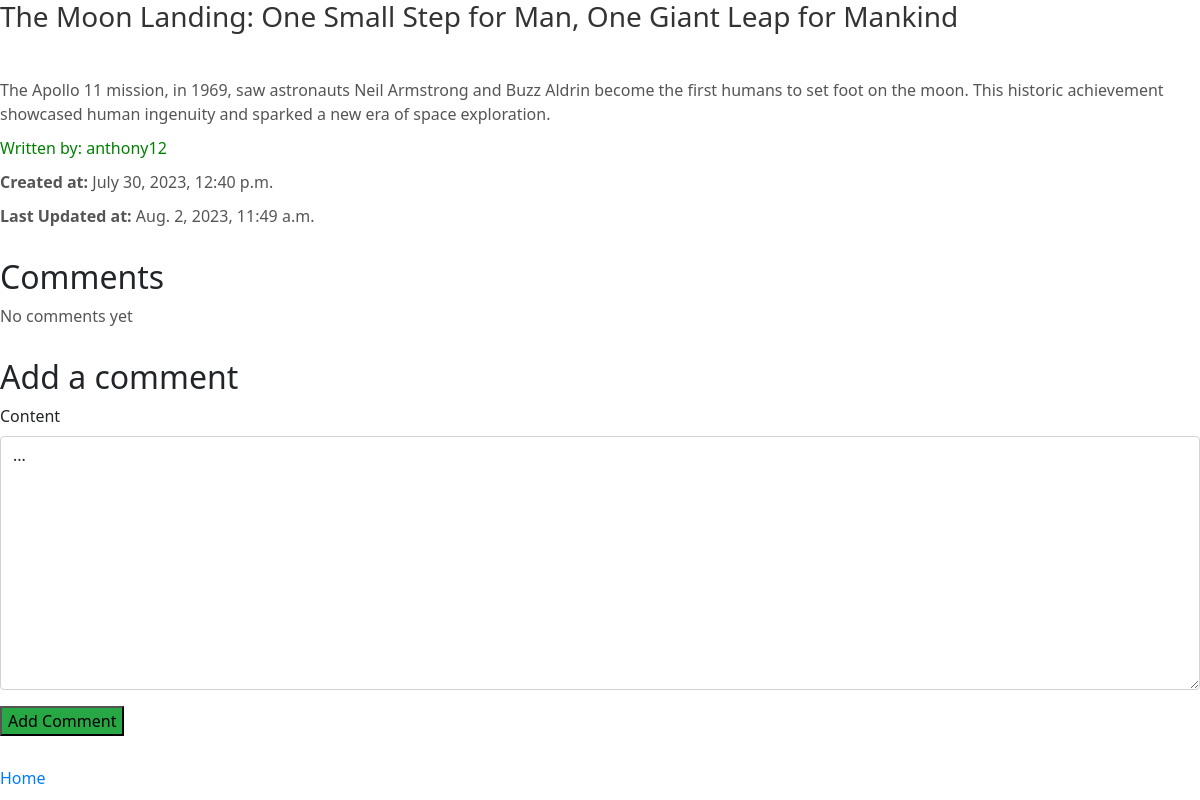
Before: /blogs/7/ (signed in) with the older database file.
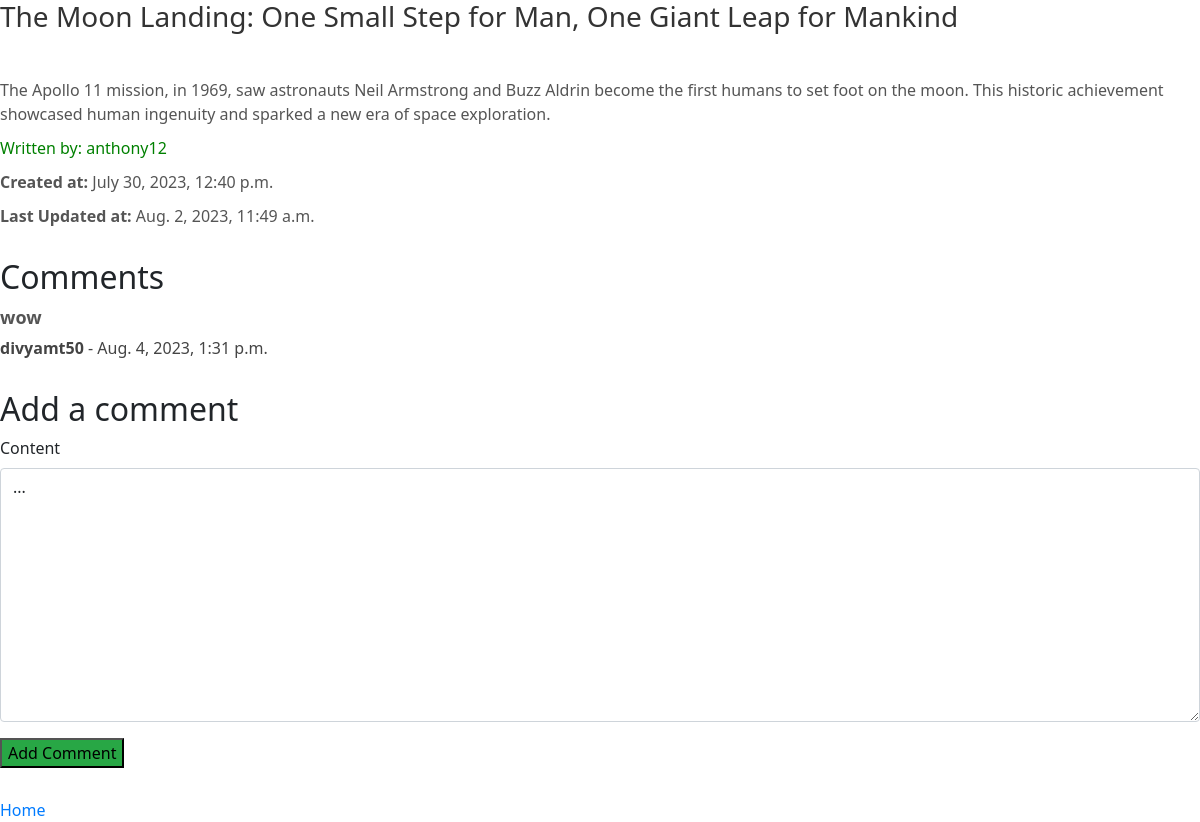
After: the same page with the newer database file.
### app/models.py (models this page shows, shortened)
class Comment(models.Model):
    user = models.ForeignKey(CustomUser, on_delete=models.CASCADE)
    blog = models.ForeignKey('Blog', related_name='comments', on_delete=models.CASCADE)
    content = models.TextField(default="...")
    created_at = models.DateTimeField(auto_now_add=True)
    last_updated = models.DateTimeField(auto_now=True)

class CustomUser(AbstractUser):
    pass

### app/views.py (the view)
# urls.py: path('blogs/<int:pk>/', BlogDetailView.as_view(), name = 'blog_detail'),
class BlogDetailView(LoginRequiredMixin,DetailView):
    model = Blog
    template_name = 'app/blog_detail.html'
    context_object_name = 'blog'
    pk_url_kwarg = 'pk'
    login_url = '/login/'
    def get_context_data(self, **kwargs):
        context = super().get_context_data(**kwargs)
        blog = context['blog']
        context['comments'] = Comment.objects.filter(blog = blog)
        context['comment_form'] = CommentForm()
        return context

### app/forms.py
class CommentForm(forms.ModelForm):
    class Meta:
        model = Comment
        fields = ['content']
    def __init__(self, *args, **kwargs):
        super().__init__(*args, **kwargs)
        self.fields['content'].required = False

### app/templates/app/blog_detail.html (shortened to what this page needs)
{% extends 'app/base.html' %}
{% block content %}
{% load crispy_forms_tags %}
<h1>{{ blog.title }}</h1>
<br>
<p>{{ blog.content }}</p>
<p style="color: green;">Written by: {{ blog.owner.username }}</p>
<p><strong>Created at:</strong> {{ blog.created_at }}</p>
<p><strong>Last Updated at:</strong> {{ blog.last_updated }}</p>
<div class="comment-section">
    <h2>Comments</h2>
    {% for comment in comments %}
        <div class="comment">
            <p class="comment-content">{{ comment.content }}</p>
            <p class="comment-info">
                <strong>{{ comment.user.username }}</strong> - {{ comment.created_at }}
            </p>
        </div>
    {% empty %}
        <p>No comments yet</p>
    {% endfor %}
</div>
<div class="add-comment-section">
    <h2>Add a comment</h2>
    <form method="post" enctype="multipart/form-data" action="{% url 'add_comment' pk=blog.pk %}">
        {{ comment_form|crispy }}
        <button type="submit">Add Comment</button>
    </form>
</div>
<div class="home-link">
    <a href="{% url 'blog_list' %}">Home</a>
</div>
{% endblock %}

Changed rows visible on the page:
added Comment: content "wow", user.username "divyamt50", created_at "Aug. 4, 2023, 1:31 p.m."
Other visible differences:
text no longer shown: "No comments yet"
